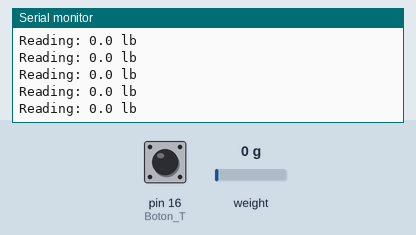
Simulated run of this sketch. Board: Arduino Mega 2560, built with avr-gcc and run on an emulated ATmega2560. Shown: the last lines printed to the serial monitor. The test bench sets the inputs (shaded band); at power-on: weight on the scale 0 g, pin 16 (Boton_T) LOW.

Above: at 3.4 s.
3.5 s: weight on the scale set to 100 g
At 3.54 s:
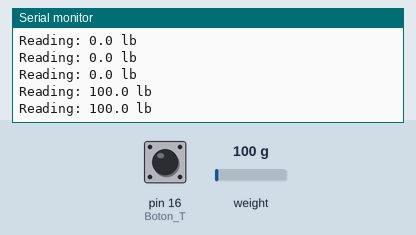
6.5 s: pin 16 (Boton_T) pulled HIGH for 0.15 s
At 7.66 s:
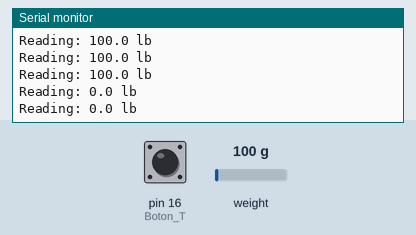
9.6 s: pin 16 (Boton_T) pulled HIGH for 1 s
At 13.59 s:
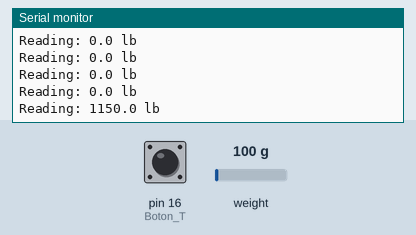
13.6 s: weight on the scale set to 1250 g
At 13.69 s:
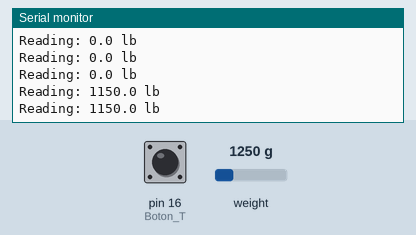
25.6 s: weight on the scale set to 100 g
At 25.67 s:
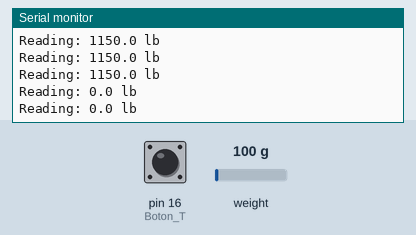
28.6 s: pin 16 (Boton_T) pulled HIGH for 3.2 s
Timing chart, 0 to 31.6 s (numbered marks = the images above; inputs shaded):
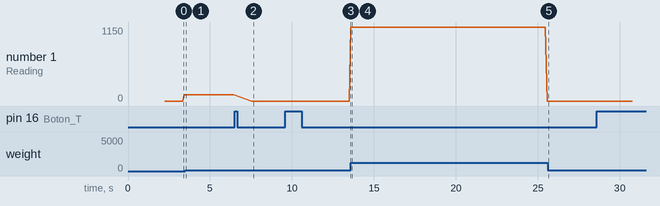

Measured:
- after the input at 3.5 s, the serial monitor: prints a new line at once (image 1)
- after the input at 6.5 s, the serial monitor: prints a new line after 1.0 s (image 2)
- after the input at 9.6 s, the serial monitor: prints a new line after 4.0 s (image 3)
- after the input at 13.6 s, the serial monitor: prints a new line after 0.09 s (image 4)
- after the input at 25.6 s, the serial monitor: prints a new line after 0.06 s (image 5)
- plotted number 1: 100 → 0 after the input at 6.5 s, 0 → 1150 after the input at 9.6 s

The sketch:

calibracion_segura_mas_boton.ino
```cpp
#include "HX711.h"  //You must have this library in your arduino library folder

#define LOADCELL_DOUT_PIN  22
#define LOADCELL_SCK_PIN  23
const int Boton_T = 16;
HX711 scale;

//Change this calibration factor as per your load cell once it is found you many need to vary it in thousands
float calibration_factor = 4034.09091; //-106600 worked for my 40Kg max scale setup


void setup() {
  pinMode( Boton_T, INPUT);
  Serial.begin(9600);
  Serial.println("HX711 Calibration");
  Serial.println("Remove all weight from scale");
  Serial.println("After readings begin, place known weight on scale");
  Serial.println("Press a,s,d,f to increase calibration factor by 10,100,1000,10000 respectively");
  Serial.println("Press z,x,c,v to decrease calibration factor by 10,100,1000,10000 respectively");
  Serial.println("Press t for tare");
  scale.begin(LOADCELL_DOUT_PIN, LOADCELL_SCK_PIN);
  scale.set_scale();
  scale.tare(); //Reset the scale to 0

  long zero_factor = scale.read_average(); //Get a baseline reading
  Serial.print("Zero factor: "); //This can be used to remove the need to tare the scale. Useful in permanent scale projects.
  Serial.println(zero_factor);
}

void loop() {

  scale.set_scale(calibration_factor); //Adjust to this calibration factor

  Serial.print("Reading: ");
  Serial.print(scale.get_units(), 1);
  Serial.print(" lb"); //Change this to kg and re-adjust the calibration factor if you follow SI units like a sane person
  Serial.println();
  borrar();
 /* if (Serial.available())
  {
    char temp = Serial.read();
    if (temp == '+' || temp == 'a')
      calibration_factor += 10;
    else if (temp == '-' || temp == 'z')
      calibration_factor -= 10;
    else if (temp == 's')
      calibration_factor += 100;
    else if (temp == 'x')
      calibration_factor -= 100;
    else if (temp == 'd')
      calibration_factor += 1000;
    else if (temp == 'c')
      calibration_factor -= 1000;
    else if (temp == 'f')
      calibration_factor += 10000;
    else if (temp == 'v')
      calibration_factor -= 10000;
    else if (temp == 't')
      scale.tare();  //Reset the scale to zero
  }
  */
}
void borrar() {
  if (digitalRead(Boton_T)) {
    scale.tare();
  }
}
```
